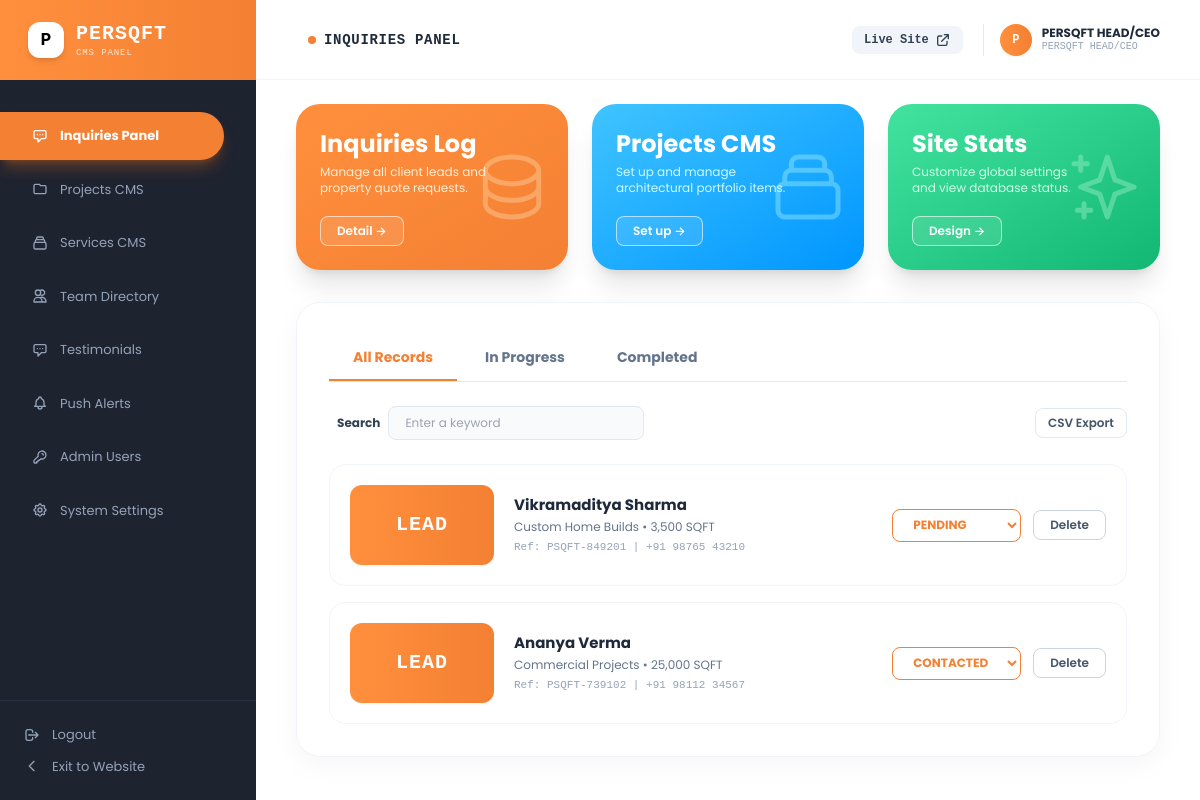
/admin/enquiries.php?tab=ALL (signed in), run on the app's committed database.
### tables this page shows
CREATE TABLE IF NOT EXISTS `enquiries` (
  `id` INT AUTO_INCREMENT PRIMARY KEY,
  `reference_id` VARCHAR(50) NOT NULL UNIQUE,
  `full_name` VARCHAR(150) NOT NULL,
  `phone` VARCHAR(50) NOT NULL,
  `email` VARCHAR(150) NOT NULL,
  `service_required` VARCHAR(100) NOT NULL,
  `area_sqft` VARCHAR(50) NOT NULL,
  `project_note` TEXT,
  `attachment_url` VARCHAR(500) DEFAULT NULL,
  `status` ENUM('PENDING', 'REVIEWED', 'CONTACTED', 'CLOSED') NOT NULL DEFAULT 'PENDING',
  `created_at` TIMESTAMP DEFAULT CURRENT_TIMESTAMP,
  `updated_at` TIMESTAMP DEFAULT CURRENT_TIMESTAMP ON UPDATE CURRENT_TIMESTAMP
);

### admin/enquiries.php (the view, shortened to what this page needs)
<?php
require_once __DIR__ . '/header.php';
$db = getDb();
$currentTab = $_GET['tab'] ?? 'ALL';
$searchQuery = trim($_GET['q'] ?? '');
$sql = "SELECT * FROM enquiries WHERE 1=1";
$params = [];
$sql .= " ORDER BY created_at DESC";
$stmt = $db->prepare($sql);
$stmt->execute($params);
$enquiries = $stmt->fetchAll();
?>
<div class="bg-white rounded-[1.5rem] shadow-[0_8px_30px_rgb(0,0,0,0.04)] border border-slate-100 p-6 sm:p-8">
  <div class="flex items-center space-x-1 border-b border-slate-200 mb-6 overflow-x-auto no-scrollbar">
    <a
      href="enquiries.php?tab=ALL<?= !empty($searchQuery) ? '&q=' . urlencode($searchQuery) : '' ?>"
      class="px-4 md:px-6 py-3 text-sm font-bold border-b-2 transition-colors whitespace-nowrap <?= $currentTab === 'ALL' ? 'border-[#F48033] text-[#F48033]' : 'border-transparent text-slate-500 hover:text-slate-700' ?>"
    >
      All Records
    </a>
    <a
      href="enquiries.php?tab=IN_PROGRESS<?= !empty($searchQuery) ? '&q=' . urlencode($searchQuery) : '' ?>"
      class="px-4 md:px-6 py-3 text-sm font-bold border-b-2 transition-colors whitespace-nowrap <?= $currentTab === 'IN_PROGRESS' ? 'border-[#F48033] text-[#F48033]' : 'border-transparent text-slate-500 hover:text-slate-700' ?>"
    >
      In Progress
    </a>
    <a
      href="enquiries.php?tab=COMPLETED<?= !empty($searchQuery) ? '&q=' . urlencode($searchQuery) : '' ?>"
      class="px-4 md:px-6 py-3 text-sm font-bold border-b-2 transition-colors whitespace-nowrap <?= $currentTab === 'COMPLETED' ? 'border-[#F48033] text-[#F48033]' : 'border-transparent text-slate-500 hover:text-slate-700' ?>"
    >
      Completed
    </a>
  </div>
  <div class="flex flex-col sm:flex-row sm:items-center justify-between gap-4 mb-6">
    <form method="GET" action="enquiries.php" class="flex items-center space-x-2">
      <label class="text-xs font-bold text-slate-700 shrink-0">Search</label>
      <input
        type="text"
        name="q"
        placeholder="Enter a keyword"
        value="<?= htmlspecialchars($searchQuery) ?>"
        class="px-4 py-2 bg-slate-50 border border-slate-200 rounded-lg text-xs w-full sm:w-64 focus:outline-none focus:border-[#F48033] transition-colors"
      />
    </form>
    <div class="flex items-center space-x-2">
      <a href="enquiries.php?export=csv" class="px-3 py-1.5 border border-slate-200 text-slate-600 rounded-lg text-xs font-semibold hover:bg-slate-50 transition-colors flex items-center space-x-1">
        <span>CSV Export</span>
      </a>
    </div>
  </div>
  <div class="space-y-4">
    <?php if (empty($enquiries)): ?>
      <div class="py-12 text-center text-slate-400 text-sm font-mono">
        No records found matching your query.
      </div>
    <?php else: ?>
      <?php foreach ($enquiries as $inq): ?>
        <div class="flex flex-col sm:flex-row items-start sm:items-center justify-between p-4 sm:p-5 rounded-2xl border border-slate-100 hover:shadow-md transition-shadow bg-white gap-4">
          <div class="flex flex-col sm:flex-row items-start sm:items-center gap-3.5 sm:gap-5 flex-1 w-full">
            <div class="w-full sm:w-36 h-12 sm:h-20 rounded-xl bg-gradient-to-r from-[#FF8F3D] to-[#F48033] flex items-center justify-center text-white shrink-0 shadow-sm">
              <span class="font-black text-sm sm:text-xl tracking-wider font-mono">LEAD</span>
            </div>
            <div class="flex-1 min-w-0">
              <h4 class="text-sm sm:text-[15px] font-bold text-slate-800 mb-1 truncate"><?= htmlspecialchars($inq['full_name']) ?></h4>
              <p class="text-xs text-slate-500 truncate"><?= htmlspecialchars($inq['service_required']) ?> • <?= htmlspecialchars($inq['area_sqft']) ?></p>
              <p class="text-[11px] text-slate-400 mt-1 font-mono truncate">Ref: <?= htmlspecialchars($inq['reference_id']) ?> | <?= htmlspecialchars($inq['phone']) ?></p>
            </div>
          </div>
          <div class="flex items-center justify-between sm:justify-end space-x-2 sm:space-x-3 shrink-0 w-full sm:w-auto pt-3 sm:pt-0 border-t sm:border-t-0 border-slate-100">
            <form method="POST" action="enquiries.php?tab=<?= urlencode($currentTab) ?>" class="inline-flex">
              <select
                name="status"
                onchange="this.form.submit()"
                class="px-3 sm:px-4 py-1.5 border border-[#F48033] text-[#F48033] rounded-lg text-xs font-bold hover:bg-orange-50 transition-colors bg-white outline-none cursor-pointer"
              >
                <option value="PENDING" <?= $inq['status'] === 'PENDING' ? 'selected' : '' ?>>PENDING</option>
                <option value="CONTACTED" <?= $inq['status'] === 'CONTACTED' ? 'selected' : '' ?>>CONTACTED</option>
              </select>
            </form>
            <form method="POST" action="enquiries.php" onsubmit="return confirm('Delete inquiry ' + <?= json_encode($inq['reference_id']) ?> + '?');">
              <button type="submit" class="px-3 sm:px-4 py-1.5 border border-slate-300 text-slate-600 rounded-lg text-xs font-semibold hover:bg-slate-50 transition-colors cursor-pointer">
                Delete
              </button>
            </form>
          </div>
        </div>
      <?php endforeach; ?>
    <?php endif; ?>
  </div>
</div>
<?php require_once __DIR__ . '/footer.php'; ?>

### data on the page
enquiries: full_name "Vikramaditya Sharma", service_required "Custom Home Builds", area_sqft "3,500 SQFT", reference "PSQFT-849201", phone "+91 98765 43210", status "PENDING"
enquiries: full_name "Ananya Verma", service_required "Commercial Projects", area_sqft "25,000 SQFT", reference "PSQFT-739102", phone "+91 98112 34567", status "CONTACTED"

### other printed values
$pageTitle "INQUIRIES PANEL"
$currentInitial "P"
$currentUsername "PERSQFT HEAD/CEO"
$currentRole "PERSQFT HEAD/CEO"
